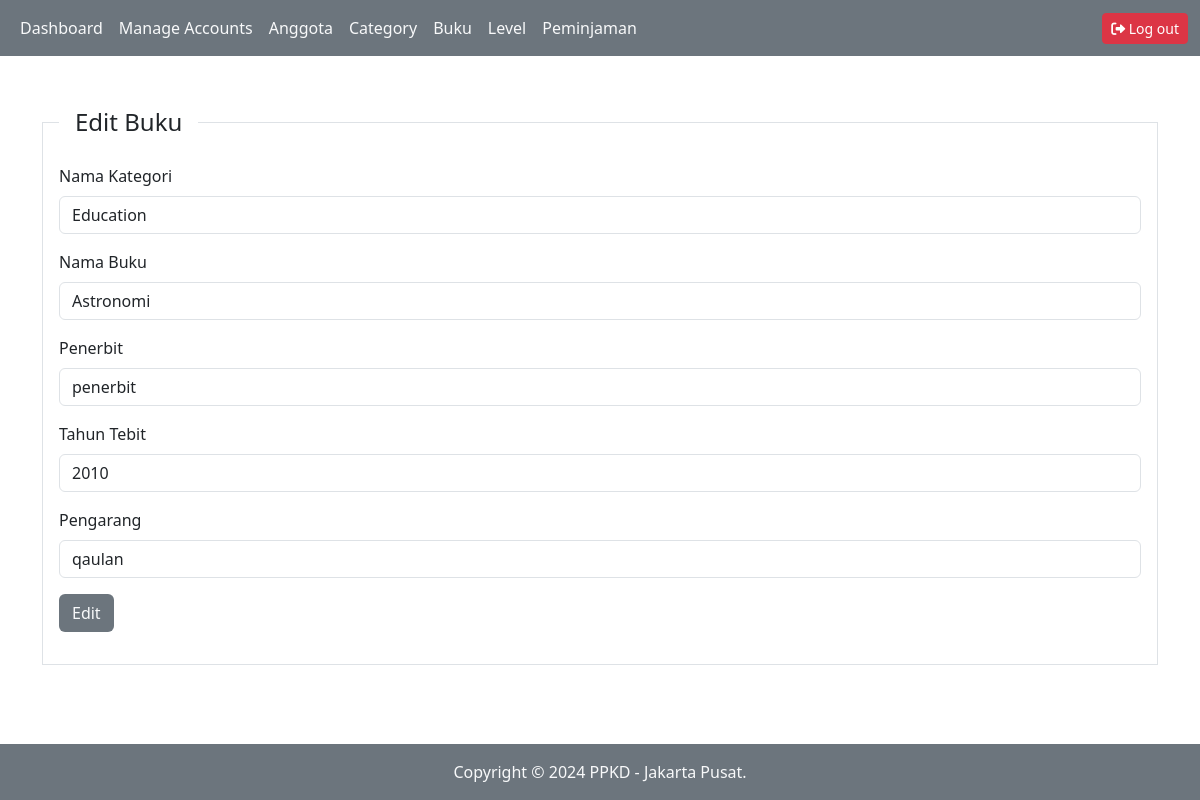
Page /index.php?pg=tambah-buku&edit=10 (signed in) on the committed database.
### tables this page shows
CREATE TABLE `buku` (
  `id` int(11) NOT NULL,
  `id_kategori` int(11) NOT NULL,
  `nama_buku` varchar(50) NOT NULL,
  `penerbit` varchar(50) NOT NULL,
  `tahun_terbit` varchar(10) NOT NULL,
  `pengarang` varchar(50) NOT NULL,
  `created_at` timestamp NOT NULL DEFAULT current_timestamp(),
  `updated_at` timestamp NOT NULL DEFAULT current_timestamp() ON UPDATE current_timestamp()
);

CREATE TABLE `kategori` (
  `id` int(11) NOT NULL,
  `nama_kategori` varchar(50) NOT NULL,
  `created_at` timestamp NOT NULL DEFAULT current_timestamp(),
  `updated_at` timestamp NOT NULL DEFAULT current_timestamp() ON UPDATE current_timestamp()
);

### content/tambah-buku.php (the view, shortened to what this page needs)
<?php
$id = isset($_GET['edit']) ? $_GET['edit'] : '';
$editBuku = mysqli_query($koneksi, "SELECT * FROM buku WHERE id='$id'");
$rowEdit = mysqli_fetch_assoc($editBuku);
$queryKategori = mysqli_query($koneksi, "SELECT * FROM kategori");
?>
<div class="mt-5 container">
    <div class="row">
        <div class="col-sm-12">
            <fieldset class="border p-3">
                <legend class="float-none w-auto px-3"><?php echo isset($_GET['edit']) ? 'Edit' : 'Tambah' ?> Buku</legend>
                <form action="" method="post">
                    <div class="mb-3">
                        <label for="" class="form-label">Nama Kategori</label>
                        <select name="id_kategori" class="form-control" id="">
                            <?php while($rowKategori = mysqli_fetch_assoc($queryKategori)): ?>
                            <option <?php echo isset($_GET['edit'])?($rowKategori['id'] == $rowEdit['id_kategori'] ? 'selected' : ''): '' ?> value="<?php echo $rowKategori['id'] ?>">
                                <?php echo $rowKategori['nama_kategori'] ?>
                            </option>
                            <?php endwhile ?>
                        </select>
                    </div>
                    <div class="mb-3">
                        <label for="" class="form-label">Nama Buku</label>
                        <input type="text" class="form-control" name="nama_buku" placeholder="Masukkan nama buku" value="<?php echo isset($_GET['edit']) ? $rowEdit['nama_buku'] : '' ?>">
                    </div>
                    <div class="mb-3">
                        <label for="" class="form-label">Penerbit</label>
                        <input type="text" class="form-control" name="penerbit" placeholder="Masukkan penerbit" value="<?php echo isset($_GET['edit']) ? $rowEdit['penerbit'] : '' ?>">
                    </div>
                    <div class="mb-3">
                        <label for="" class="form-label">Tahun Tebit</label>
                        <input type="text" class="form-control" name="tahun_terbit" placeholder="Masukkan tahun buku" value="<?php echo isset($_GET['edit']) ? $rowEdit['tahun_terbit'] : '' ?>">
                    </div>
                    <div class="mb-3">
                        <label for="" class="form-label">Pengarang</label>
                        <input type="text" class="form-control" name="pengarang" placeholder="Masukkan nama pengarang" value="<?php echo isset($_GET['edit']) ? $rowEdit['pengarang'] : '' ?>">
                    </div>
                    <div class="mb-3">
                        <button name="<?php echo isset($_GET['edit']) ? 'edit' : 'tambah' ?>" class="btn text-light bg-secondary"><?php echo isset($_GET['edit']) ? 'Edit' : 'Tambah' ?></button>
                    </div>
                </form>
            </fieldset>
        </div>
    </div>
</div>

### rows in the picture
buku: id_kategori "Education", nama_buku "Astronomi", penerbit "penerbit", tahun_terbit "2010", pengarang "qaulan"
